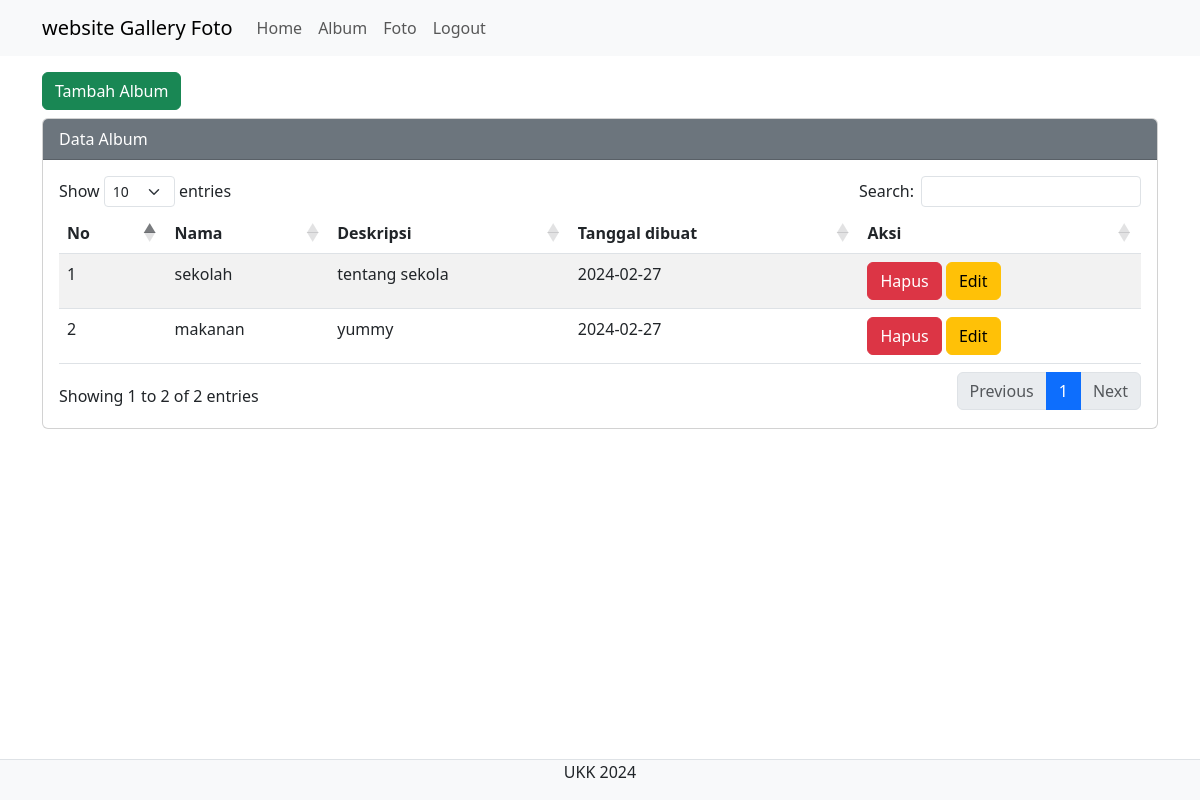
Screenshot of /album.php (signed in) with the database file from the repository.
### tables this page shows
CREATE TABLE `album` (
  `albumid` int(11) NOT NULL,
  `namaalbum` varchar(255) NOT NULL,
  `deskripsi` text NOT NULL,
  `tanggaldibuat` date NOT NULL,
  `userid` int(11) NOT NULL
);

### album.php (the view, shortened to what this page needs)
<!DOCTYPE html>
<html lang="en">
<head>
    <link rel="stylesheet" type="text/css" href="assets/css/bootstrap.min.css">
    <link rel="stylesheet" href="https://cdnjs.cloudflare.com/ajax/libs/twitter-bootstrap/5.3.0/css/bootstrap.min.css">
    <link rel="stylesheet" href="https://cdn.datatables.net/1.13.7/css/dataTables.bootstrap5.min.css">
</head>
<body>
    <nav class="navbar navbar-expand-lg bg-body-tertiary">
        <div class="container">
            <a class="navbar-brand" href="index.php">website Gallery Foto</a>
            <div class="collapse navbar-collapse" id="navbarNavAltMarkup">
                <div class="navbar-nav me-auto">
                    <?php
                    if (!isset($_SESSION['userid'])) {
                    ?>
                        <a href="register.php" class="btn btn-outline-primary m-1">Register</a>
                        <a href="login.php" class="btn btn-outline-primary m-1">Login</a>
                    <?php
                    } else {
                    ?>
                        <li class="nav-item">
                            <a class="nav-link" aria-current="page" href="home.php">Home</a>
                        </li>
                        <li class="nav-item">
                            <a class="nav-link" href="album.php">Album</a>
                        </li>
                        <li class="nav-item">
                            <a class="nav-link" href="foto.php">Foto</a>
                        </li>
                        <li class="nav-item">
                            <a class="nav-link" href="logout.php">Logout</a>
                        </li>
                    <?php
                    }
                    ?>
                </div>
            </div>
        </div>
    </nav>
    <div class="container mt-3">
        <button type="button" class="btn btn-success" data-bs-toggle="modal" data-bs-target="#staticBackdrop">
            Tambah Album
        </button>
        <div class="card mt-2">
            <div class="card-header text-bg-secondary">Data Album</div>
            <div class="card-body">
                <table id="example" class="table table-striped" style="width:100%">
                    <thead>
                        <tr>
                            <th>No</th>
                            <th>Nama</th>
                            <th>Deskripsi</th>
                            <th>Tanggal dibuat</th>
                            <th>Aksi</th>
                        </tr>
                    </thead>
                    <tbody>
                        <?php
                        include "koneksi.php";
                        $userid = $_SESSION['userid'];
                        $no = 1;
                        $sql = mysqli_query($conn, "select * from album where userid='$userid'");
                        while ($data = mysqli_fetch_array($sql)) {
                        ?>
                            <tr>
                                <td><?= $no++ ?></td>
                                <td><?= $data['namaalbum'] ?></td>
                                <td><?= $data['deskripsi'] ?></td>
                                <td><?= $data['tanggaldibuat'] ?></td>
                                <td>
                                    <a href="hapus_album.php?albumid=<?= $data['albumid'] ?>" class="btn btn-danger">Hapus</a>
                                    <a href="#" class="btn btn-warning" data-bs-toggle="modal" data-bs-target="#edit<?= $no ?>">Edit</a>
                                </td>
                            </tr>
                        <?php } ?>
                    </tbody>
                </table>
            </div>
        </div>
    </div>
    <footer class="d-flex justify-content-center border-top mt-3 bg-light fixed-bottom">
        <p>UKK 2024</p>
    </footer>
</body>
</html>

### rows the page displays
album: namaalbum "sekolah", deskripsi "tentang sekola", tanggaldibuat "2024-02-27"
album: namaalbum "makanan", deskripsi "yummy", tanggaldibuat "2024-02-27"
